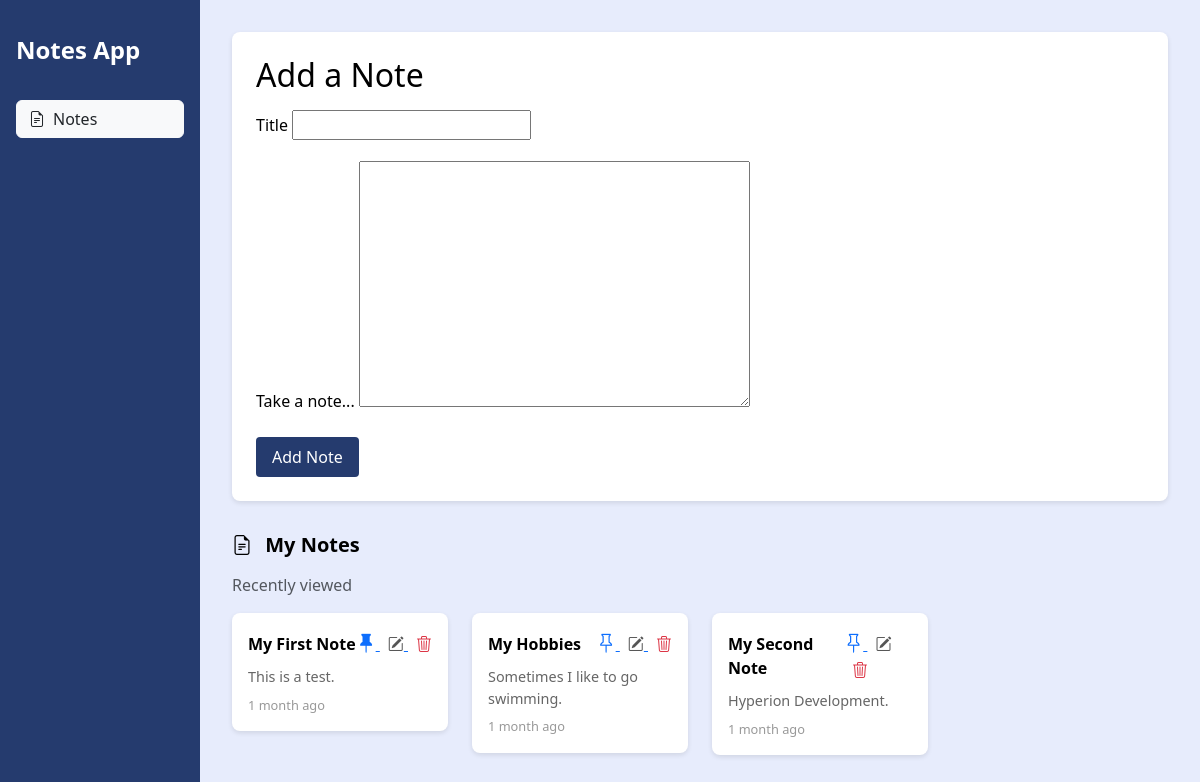
Before: / with the older database file.
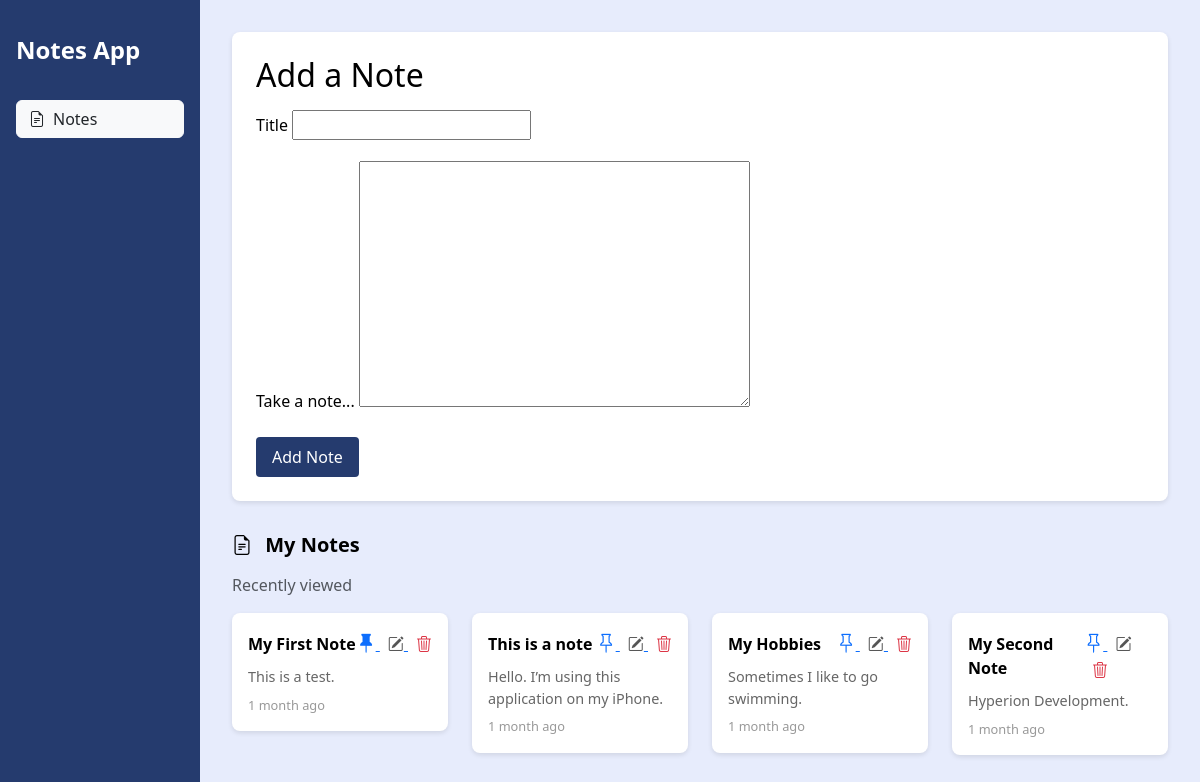
After: the same page with the newer database file.
### myNotesApp/models.py (models this page shows, shortened)
class Note(models.Model):
    title = models.CharField(max_length=255)
    content = models.TextField(validators=[MaxLengthValidator(500)])
    created_at = models.DateTimeField(auto_now_add=True)
    updated_at = models.DateTimeField(auto_now=True)
    pinned = models.BooleanField(default=False)  # New field for pinning notes

### myNotesApp/views.py (the view)
# urls.py: path("", note_list, name="note_list"),
def note_list(request):
    if request.method == "POST":
        form = NoteForm(request.POST)
        if form.is_valid():
            form.save()
            return redirect("note_list")
    else:
        form = NoteForm()
    notes = Note.objects.all().order_by("-pinned", "-created_at")
    return render(
        request, "myNotesApp/note_list.html", {"form": form, "notes": notes}
    )

### myNotesApp/forms.py (shortened to what this page needs)
class NoteForm(forms.ModelForm):
    class Meta:
        model = Note
        fields = ["title", "content"]

### myNotesApp/templates/myNotesApp/note_list.html (shortened to what this page needs)
{% extends 'base.html' %}
{% load static %}
{% block content %}
<div class="note-form-card mb-4">
  <h2>Add a Note</h2>
  <form method="POST" novalidate>
    <div class="mb-3">
      <label for="id_title" class="form-label">Title</label>
      {{ form.title }}
    </div>
    <div class="mb-3">
      <label for="id_content" class="form-label">Take a note...</label>
      {{ form.content }}
    </div>
    <button type="submit" class="btn btn-sidebar-color">Add Note</button>
  </form>
</div>
<h3 class="notes-heading">
  <i class="bi bi-file-earmark-text me-2"></i>
  My Notes
</h3>
<p class="text-muted">Recently viewed</p>
<div class="row">
  {% for note in notes %}
  <div class="col-12 col-sm-6 col-md-4 col-lg-3">
    <div class="note-card mb-3">
      <div class="note-title d-flex justify-content-between align-items-center">
        <span>{{ note.title }}</span>
        <div>
          <a href="{% url 'note_toggle_pin' pk=note.pk %}" title="Toggle Pin">
            {% if note.pinned %}
              <i class="bi bi-pin-fill pin-icon"></i>
            {% else %}
              <i class="bi bi-pin pin-icon"></i>
            {% endif %}
          </a>
          <a href="{% url 'note_update' pk=note.pk %}" class="text-primary ms-2" title="Edit Note">
            <i class="bi bi-pencil-square"></i>
          </a>
          <a href="{% url 'note_delete' pk=note.pk %}" class="text-danger ms-2" title="Delete Note">
            <i class="bi bi-trash3"></i>
          </a>
        </div>
      </div>
      <div class="note-content">
        {{ note.content|truncatewords:20 }}
      </div>
      <div class="note-time">
        {{ note.created_at|timesince }} ago
      </div>
    </div>
  </div>
  {% empty %}
    <p>No notes available. Create one above!</p>
  {% endfor %}
</div>
{% endblock content %}

### templates/base.html (shortened to what this page needs)
{% load static %}
<!DOCTYPE html>
<html lang="en">
  <head>
    <link
      href="https://cdn.jsdelivr.net/npm/bootstrap@5.3.0/dist/css/bootstrap.min.css"
      rel="stylesheet"
    />
    <link
      rel="stylesheet"
      href="https://cdn.jsdelivr.net/npm/bootstrap-icons@1.10.5/font/bootstrap-icons.css"
    />
    <link
      rel="stylesheet"
      href="{% static 'myNotesApp/css/custom.css' %}"
    />
  </head>
  <body>
    <div class="container-fluid">
      <div class="row">
        {% block sidebar %}
        <div class="col-12 col-md-3 col-lg-2 sidebar">
          <div class="brand">Notes App</div>
          <a href="{% url 'note_list' %}" class="btn btn-light text-dark
                      w-100 d-flex align-items-center justify-content-start">
            <i class="bi bi-file-earmark-text me-2"></i>
            Notes
          </a>
        </div>
        {% endblock sidebar %}
        <div class="col-12 col-md-9 col-lg-10 content">
          {% block content %}{% endblock content %}
        </div>
      </div>
    </div>
  </body>
</html>

### myNotesApp/static/myNotesApp/css/custom.css (style rules this page uses)
:root { --sidebar-color: #253B6E; --bg-color: #E7ECFC; --card-bg: #FFFFFF; --primary-text: #000000; --sidebar-text: #FFFFFF; --border-radius: 8px; --box-shadow: 0 2px 5px rgba(0, 0, 0, 0.1); }
body { background-color: var(--bg-color); color: var(--primary-text); font-family: 'Segoe UI', Tahoma, Geneva, Verdana, sans-serif; margin: 0; padding: 0; }
.btn-sidebar-color { background-color: #253B6E; color: #fff; border: none; border-radius: 0.25rem; padding: 0.5rem 1rem; transition: background-color 0.3s ease; }
.pin-icon { cursor: pointer; font-size: 1.2rem; transition: color 0.3s; }
.sidebar { background-color: var(--sidebar-color); color: var(--sidebar-text); min-height: 100vh; padding: 2rem 1rem; }
.sidebar .brand { font-size: 1.5rem; font-weight: 600; margin-bottom: 2rem; }
.content { padding: 2rem; }
.note-form-card { background-color: var(--card-bg); border-radius: var(--border-radius); padding: 1.5rem; box-shadow: var(--box-shadow); }
.note-form-card h2 { margin-bottom: 1rem; }
.notes-heading { font-size: 1.25rem; font-weight: 600; margin-top: 2rem; margin-bottom: 1rem; }
.note-card { background-color: var(--card-bg); border-radius: var(--border-radius); padding: 1rem; box-shadow: var(--box-shadow); }
.note-title { display: flex; justify-content: space-between; align-items: center; font-weight: 600; margin-bottom: 0.5rem; }
.note-title .bi-pencil-square { font-size: 1rem; cursor: pointer; color: #555; }
.note-content { font-size: 0.9rem; margin-bottom: 0.5rem; color: #666; }
.note-time { font-size: 0.8rem; color: #999; }

Changed rows visible on the page:
added Note: title "This is a note", pinned False (drawn), content "Hello. I’m using this application on my iPhone.", created_at "1 month"
